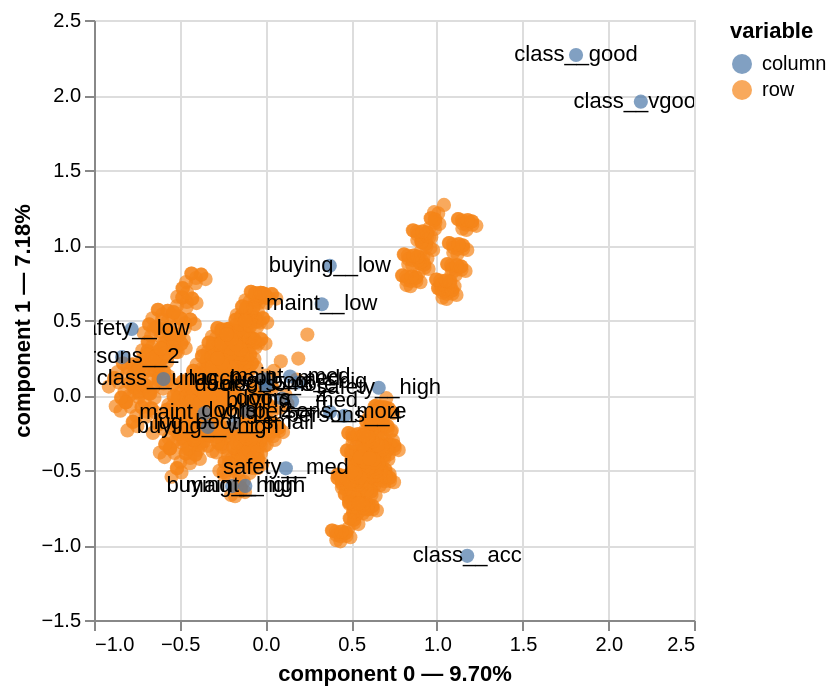

Notebook source saved alongside this figure:
### Code cell
mca.plot(car_evaluation_df, show_column_labels=True, show_row_labels=False)

### Figure 1 — Vega-Lite specification as saved in the notebook (floating-point values rounded to 4 significant figures; data arrays with more than 128 entries replaced by an {"elided": "..."} marker saying what was removed)
{"config": {"view": {"continuousWidth": 300, "continuousHeight": 300}}, "layer": [{"data": {"name": "data-9328d6a3a3c7527e22f7e122cfbf8165"}, "mark": {"type": "circle", "size": 50}, "encoding": {"color": {"field": "variable", "type": "nominal"}, "tooltip": [{"field": "variable", "type": "nominal"}, {"field": "value", "type": "nominal"}, {"field": "component 0", "type": "quantitative"}, {"field": "component 1", "type": "quantitative"}], "x": {"axis": {"title": "component 0 — 9.70%"}, "field": "component 0", "scale": {"zero": false}, "type": "quantitative"}, "y": {"axis": {"title": "component 1 — 7.18%"}, "field": "component 1", "scale": {"zero": false}, "type": "quantitative"}}, "name": "view_2"}, {"data": {"name": "data-6882f3a99938b913774d2ece8e60cf9e"}, "mark": {"type": "circle", "size": 50}, "encoding": {"color": {"field": "variable", "type": "nominal"}, "tooltip": [{"field": "variable", "type": "nominal"}, {"field": "value", "type": "nominal"}, {"field": "component 0", "type": "quantitative"}, {"field": "component 1", "type": "quantitative"}], "x": {"axis": {"title": "component 0 — 9.70%"}, "field": "component 0", "scale": {"zero": false}, "type": "quantitative"}, "y": {"axis": {"title": "component 1 — 7.18%"}, "field": "component 1", "scale": {"zero": false}, "type": "quantitative"}}}, {"data": {"name": "data-6882f3a99938b913774d2ece8e60cf9e"}, "mark": {"type": "text"}, "encoding": {"text": {"field": "label", "type": "nominal"}, "x": {"axis": {"title": "component 0 — 9.70%"}, "field": "component 0", "scale": {"zero": false}, "type": "quantitative"}, "y": {"axis": {"title": "component 1 — 7.18%"}, "field": "component 1", "scale": {"zero": false}, "type": "quantitative"}}}], "params": [{"name": "param_2", "select": {"type": "interval", "encodings": ["x", "y"]}, "bind": "scales", "views": ["view_2"]}], "$schema": "https://vega.github.io/schema/vega-lite/v5.17.0.json", "datasets": {"data-9328d6a3a3c7527e22f7e122cfbf8165": {"elided": "1728 records"}, "data-6882f3a99938b913774d2ece8e60cf9e": [{"component 0": -0.1946, "component 1": -0.6072, "component 2": -0.06177, "variable": "column", "value": "buying__high", "label": "buying__high"}, {"component 0": 0.3755, "component 1": 0.8619, "component 2": 0.1631, "variable": "column", "value": "buying__low", "label": "buying__low"}, {"component 0": 0.1553, "component 1": -0.04133, "component 2": 0.01182, "variable": "column", "value": "buying__med", "label": "buying__med"}, {"component 0": -0.3362, "component 1": -0.2134, "component 2": -0.1132, "variable": "column", "value": "buying__vhigh", "label": "buying__vhigh"}, {"component 0": -0.1172, "component 1": -0.6062, "component 2": -0.3186, "variable": "column", "value": "maint__high", "label": "maint__high"}, {"component 0": 0.3285, "component 1": 0.6051, "component 2": 0.4834, "variable": "column", "value": "maint__low", "label": "maint__low"}, {"component 0": 0.1437, "component 1": 0.1232, "component 2": -0.06295, "variable": "column", "value": "maint__med", "label": "maint__med"}, {"component 0": -0.3549, "component 1": -0.1221, "component 2": -0.1019, "variable": "column", "value": "maint__vhigh", "label": "maint__vhigh"}, {"component 0": -0.1067, "component 1": -0.1063, "component 2": 0.1313, "variable": "column", "value": "doors__2", "label": "doors__2"}, {"component 0": 0.0107, "component 1": 0.06417, "component 2": 0.04293, "variable": "column", "value": "doors__3", "label": "doors__3"}, {"component 0": 0.09608, "component 1": -0.02403, "component 2": -0.07177, "variable": "column", "value": "doors__4", "label": "doors__4"}, {"component 0": -0.0001164, "component 1": 0.06617, "component 2": -0.1025, "variable": "column", "value": "doors__5more", "label": "doors__5more"}, {"component 0": -0.8363, "component 1": 0.2526, "component 2": -0.09049, "variable": "column", "value": "persons__2", "label": "persons__2"}, {"component 0": 0.4598, "component 1": -0.1385, "component 2": 0.1319, "variable": "column", "value": "persons__4", "label": "persons__4"}, {"component 0": 0.3765, "component 1": -0.1141, "component 2": -0.04145, "variable": "column", "value": "persons__more", "label": "persons__more"}, {"component 0": 0.191, "component 1": 0.08369, "component 2": -0.3124, "variable": "column", "value": "lug_boot__big", "label": "lug_boot__big"}, {"component 0": -0.006168, "component 1": 0.1052, "component 2": -0.05246, "variable": "column", "value": "lug_boot__med", "label": "lug_boot__med"}, {"component 0": -0.1849, "component 1": -0.1889, "component 2": 0.3648, "variable": "column", "value": "lug_boot__small", "label": "lug_boot__small"}, {"component 0": 0.6609, "component 1": 0.04853, "component 2": -0.7246, "variable": "column", "value": "safety__high", "label": "safety__high"}, {"component 0": -0.7801, "component 1": 0.4403, "component 2": -0.1756, "variable": "column", "value": "safety__low", "label": "safety__low"}, {"component 0": 0.1193, "component 1": -0.4888, "component 2": 0.9003, "variable": "column", "value": "safety__med", "label": "safety__med"}, {"component 0": 1.177, "component 1": -1.072, "component 2": 0.006908, "variable": "column", "value": "class__acc", "label": "class__acc"}, {"component 0": 1.812, "component 1": 2.266, "component 2": 2.841, "variable": "column", "value": "class__good", "label": "class__good"}, {"component 0": -0.5946, "component 1": 0.1059, "component 2": -0.0234, "variable": "column", "value": "class__unacc", "label": "class__unacc"}, {"component 0": 2.19, "component 1": 1.956, "component 2": -2.621, "variable": "column", "value": "class__vgood", "label": "class__vgood"}]}}
